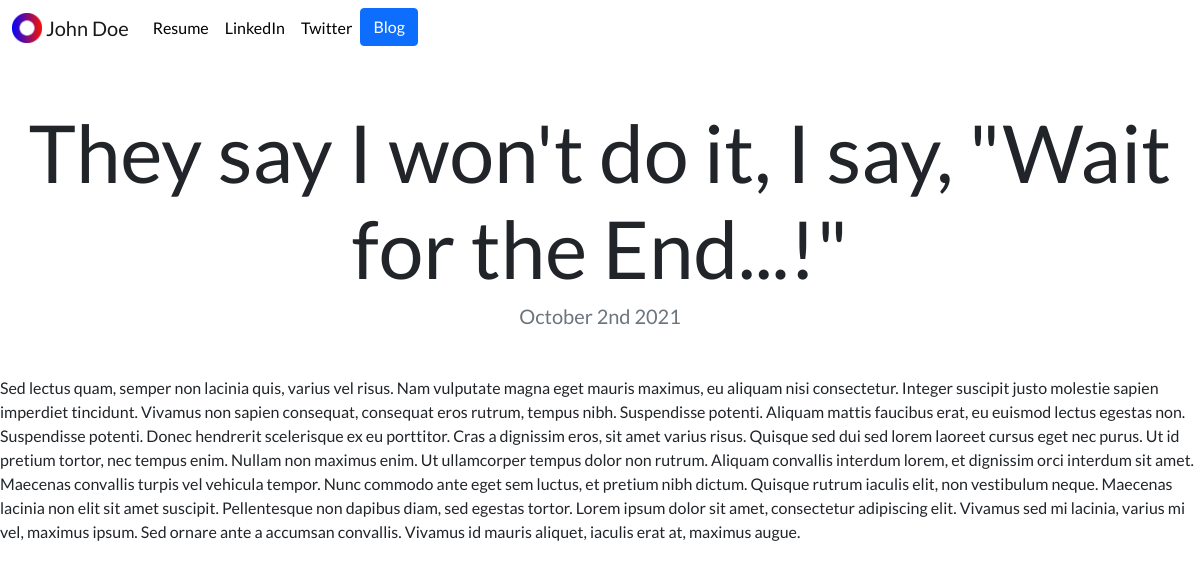
Page /blog/8/ on the committed database.
### blog/models.py (models this page shows, shortened)
class Blog(models.Model):
    title = models.CharField(max_length=200)
    description = models.TextField()
    date = models.DateField()

### blog/views.py (the view)
# urls.py: path('<int:blog_id>/', views.detail, name='detail')
def detail(request, blog_id):
    blog = get_object_or_404(Blog, pk=blog_id)
    return render(request, 'blog/detail.html', { 'blog': blog })

### blog/templates/blog/detail.html
{% extends 'portfolio/base.html' %}
{% load static %}
{% block content %}
<h1 class="text-center mt-5" id="blogdetailtitle">{{ blog.title }}</h1>
<h5 class="text-center text-muted mb-5">{{ blog.date|date:'F jS Y' }}</h5>
{{ blog.description|safe }}
{% endblock %}

### portfolio/static/portfolio/custom.css (style rules this page uses)
body { font-family: 'Lato', sans-serif; }
@media (min-width: 992px) { #blogdetailtitle { font-size: 5rem; } }

### rows in the picture
Blog: title "They say I won't do it, I say, \"Wait for the End...!\"", date "October 2nd 2021", description "Sed lectus quam, semper non lacinia quis, varius vel risus. Nam vulputate magna eget mauris maximus, eu aliquam nisi consectetur. Integer suscipit justo molestie sapien imperdiet tincidunt. Vivamus non sapien consequat, consequat eros rutrum, tempus nibh. Suspendisse potenti. Aliquam mattis faucibus erat, eu euismod lectus egestas non. Suspendisse potenti. Donec hendrerit scelerisque ex eu porttitor. Cras a dignissim eros, sit amet varius risus. Quisque sed dui sed lorem laoreet cursus eget nec purus. Ut id pretium tortor, nec tempus enim. Nullam non maximus enim. Ut ullamcorper tempus dolor non rutrum. Aliquam convallis interdum lorem, et dignissim orci interdum sit amet. Maecenas…"
